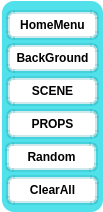
<?xml version="1.0" encoding="UTF-8"?>
<ui version="4.0">
 <class>MainMenu</class>
 <widget class="QWidget" name="MainMenu">
  <property name="geometry">
   <rect>
    <x>0</x>
    <y>0</y>
    <width>103</width>
    <height>212</height>
   </rect>
  </property>
  <property name="mouseTracking">
   <bool>true</bool>
  </property>
  <property name="acceptDrops">
   <bool>true</bool>
  </property>
  <property name="windowTitle">
   <string>Form</string>
  </property>
  <property name="styleSheet">
   <string notr="true">QWidget#MainMenu { background-color: transparent; }
QFrame#frame { background-color: rgba(33, 217, 229,200);
 border-radius: 12px;}

QPushButton#BackgroundBtn{color:black;
background-color: white;
 border-width: 4px;
 border-color: rgba(29,158,166,55);
 border-style: solid;
 border-radius: 7;
 padding: 3px;
 font-size: 12px;
font:bold;
 padding-left: 5px;
 padding-right: 5px;}
QPushButton#SceneBtn{color:black;
background-color: white;
 border-width: 4px;
 border-color: rgba(29,158,166,55);
 border-style: solid;
 border-radius: 7;
 padding: 3px;
 font-size: 12px;
font:bold;
 padding-left: 5px;
 padding-right: 5px;}
QPushButton#PropBtn{color:black;
background-color: white;
 border-width: 4px;
 border-color: rgba(29,158,166,55);
 border-style: solid;
 border-radius: 7;
 padding: 3px;
 font-size: 12px;
font:bold;
 padding-left: 5px;
 padding-right: 5px;}
QPushButton#ClearMenuBtn{color:black;
background-color: white;
 border-width: 4px;
 border-color: rgba(29,158,166,55);
 border-style: solid;
 border-radius: 7;
 padding: 3px;
 font-size: 12px;
font:bold;
 padding-left: 5px;
 padding-right: 5px;}
QPushButton#ClearEntityBtn{color:black;
background-color: white;
 border-width: 4px;
 border-color: rgba(29,158,166,55);
 border-style: solid;
 border-radius: 7;
 padding: 3px;
 font-size: 12px;
font:bold;
 padding-left: 5px;
 padding-right: 5px;}
QPushButton#RandomBtn{color:black;
background-color: white;
 border-width: 4px;
 border-color: rgba(29,158,166,55);
 border-style: solid;
 border-radius: 7;
 padding: 3px;
 font-size: 12px;
font:bold;
 padding-left: 5px;
 padding-right: 5px;}
QPushButton#MumbleBtn{color:black;
background-color: white;
 border-width: 4px;
 border-color: rgba(29,158,166,55);
 border-style: solid;
 border-radius: 7;
 padding: 3px;
 font-size: 12px;
font:bold;
 padding-left: 5px;
 padding-right: 5px;}
</string>
  </property>
  <widget class="QFrame" name="frame">
   <property name="geometry">
    <rect>
     <x>2</x>
     <y>1</y>
     <width>101</width>
     <height>211</height>
    </rect>
   </property>
   <property name="frameShape">
    <enum>QFrame::StyledPanel</enum>
   </property>
   <property name="frameShadow">
    <enum>QFrame::Raised</enum>
   </property>
   <property name="lineWidth">
    <number>0</number>
   </property>
   <widget class="QPushButton" name="BackgroundBtn">
    <property name="geometry">
     <rect>
      <x>4</x>
      <y>42</y>
      <width>93</width>
      <height>30</height>
     </rect>
    </property>
    <property name="mouseTracking">
     <bool>true</bool>
    </property>
    <property name="text">
     <string>BackGround</string>
    </property>
    <property name="iconSize">
     <size>
      <width>16</width>
      <height>16</height>
     </size>
    </property>
   </widget>
   <widget class="QPushButton" name="PropBtn">
    <property name="geometry">
     <rect>
      <x>4</x>
      <y>108</y>
      <width>93</width>
      <height>30</height>
     </rect>
    </property>
    <property name="mouseTracking">
     <bool>true</bool>
    </property>
    <property name="text">
     <string>PROPS</string>
    </property>
   </widget>
   <widget class="QPushButton" name="SceneBtn">
    <property name="geometry">
     <rect>
      <x>4</x>
      <y>75</y>
      <width>93</width>
      <height>30</height>
     </rect>
    </property>
    <property name="mouseTracking">
     <bool>true</bool>
    </property>
    <property name="styleSheet">
     <string notr="true"/>
    </property>
    <property name="text">
     <string>SCENE</string>
    </property>
   </widget>
   <widget class="QPushButton" name="ClearMenuBtn">
    <property name="geometry">
     <rect>
      <x>4</x>
      <y>9</y>
      <width>93</width>
      <height>30</height>
     </rect>
    </property>
    <property name="mouseTracking">
     <bool>true</bool>
    </property>
    <property name="styleSheet">
     <string notr="true"/>
    </property>
    <property name="text">
     <string>HomeMenu</string>
    </property>
   </widget>
   <widget class="QPushButton" name="ClearEntityBtn">
    <property name="geometry">
     <rect>
      <x>4</x>
      <y>174</y>
      <width>93</width>
      <height>30</height>
     </rect>
    </property>
    <property name="mouseTracking">
     <bool>true</bool>
    </property>
    <property name="styleSheet">
     <string notr="true"/>
    </property>
    <property name="text">
     <string>ClearAll</string>
    </property>
   </widget>
   <widget class="QPushButton" name="RandomBtn">
    <property name="geometry">
     <rect>
      <x>3</x>
      <y>141</y>
      <width>93</width>
      <height>30</height>
     </rect>
    </property>
    <property name="mouseTracking">
     <bool>true</bool>
    </property>
    <property name="styleSheet">
     <string notr="true"/>
    </property>
    <property name="text">
     <string>Random</string>
    </property>
   </widget>
  </widget>
 </widget>
 <resources/>
 <connections/>
</ui>
